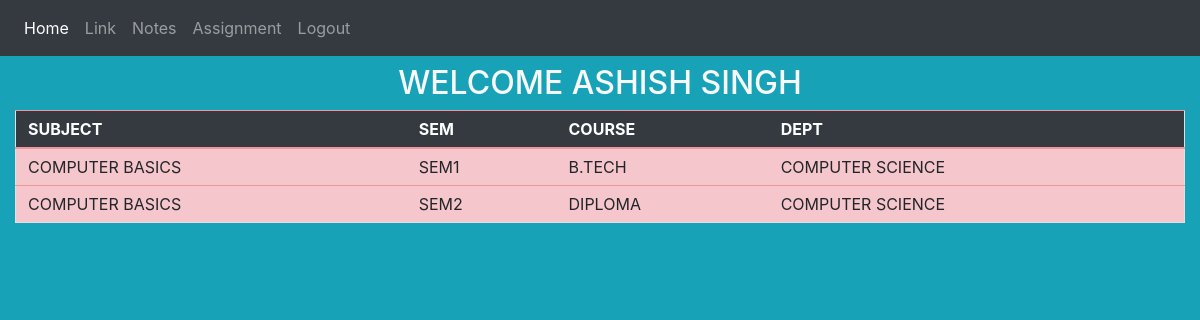
Page /dean/welcome.php (signed in) on the committed database.
### tables this page shows
CREATE TABLE `SUBJECT_TABLE` (
  `sub_id` int(11) NOT NULL,
  `sem_id` int(11) NOT NULL,
  `subject` varchar(100) NOT NULL,
  `professor` varchar(100) NOT NULL,
  `prof_userid` varchar(100) NOT NULL
);

CREATE TABLE `SEMESTER` (
  `sem_id` int(11) NOT NULL,
  `course_id` int(11) NOT NULL,
  `sem` varchar(100) NOT NULL
);

CREATE TABLE `COURSE` (
  `course_id` int(11) NOT NULL,
  `dept_id` int(11) NOT NULL,
  `course` varchar(50) NOT NULL
);

CREATE TABLE `DEPT_LIST` (
  `dept_id` int(11) NOT NULL,
  `faculty` varchar(100) NOT NULL,
  `dept` varchar(50) NOT NULL
);

### dean/welcome.php (the view, shortened to what this page needs)
<?php
 include('session.php');
?>
<html>
<head>
    <link rel="stylesheet" href="https://stackpath.bootstrapcdn.com/bootstrap/4.3.1/css/bootstrap.min.css">
    <link rel="stylesheet" href="../css/teacher_index.css">
</head>
<body class="bg-info">
    <nav class="navbar navbar-expand-sm sticky-top navbar-dark bg-dark">
        <div class="collapse navbar-collapse" id="navbarSupportedContent">
            <ul class="navbar-nav mr-auto">
                <li class="nav-item active">
                    <a class="nav-link" href="welcome.php">Home <span class="sr-only">(current)</span></a>
                </li>
                <li class="nav-item">
                    <a class="nav-link" href="subjects.php">Link</a>
                </li>
                <li class="nav-item">
                    <a class="nav-link" href="subjectnotes.php">Notes</a>
                </li>
                <li class="nav-item">
                    <a class="nav-link" href="assignment.php">Assignment</a>
                </li>
                <li class="nav-item">
                    <a class="nav-link" href="logout.php"">Logout</a>
                </li>
            </ul>
        </div>
    </nav>
    <div class="container-fluid">
        <div class="container text-center font-weight-bold mt-2 mb-1">
            <h2 class="text-light">
                WELCOME <?php echo $_SESSION['username']; ?>
            </h2>
        </div>
        <?php
            $profuserid=$_SESSION['userid'];
            $sub_sql = "SELECT * FROM SUBJECT_TABLE WHERE prof_userid='$profuserid' ";
            $sub_res = mysqli_query($conn, $sub_sql);
        ?>
        <table class="table table-danger" style="width:100%;">
            <thead class="table-dark">
                <tr class="border">
                    <th class="py-2">SUBJECT</th>
                    <th class="py-2">SEM</th>
                    <th class="py-2">COURSE</th>
                    <th class="py-2">DEPT</th>
                </tr>
            </thead>
            <tbody>
                <?php
                    while($row = mysqli_fetch_assoc($sub_res)){
                ?>
                <tr class="border">
                    <td class="py-2"><?php echo $row['subject']; ?></td>
                    <?php
                        $sem_id = $row['sem_id'];
                        $sem_sql = "SELECT * FROM SEMESTER WHERE sem_id='$sem_id' ";
                        $sem_res = mysqli_query($conn, $sem_sql);
                        while($sem_row = mysqli_fetch_assoc($sem_res)){
                    ?>
                    <td class="py-2"><?php echo $sem_row['sem']; ?></td>
                    <?php
                        $course_id = $sem_row['course_id'];
                        $course_sql = "SELECT * FROM COURSE WHERE course_id='$course_id' ";
                        $course_res = mysqli_query($conn, $course_sql);
                        while($course_row = mysqli_fetch_assoc($course_res)){
                    ?>
                    <td class="py-2"><?php echo $course_row['course']; ?></td>
                    <?php
                        $dept_id = $course_row['dept_id'];
                        $dept_sql = "SELECT * FROM DEPT_LIST WHERE dept_id='$dept_id' ";
                        $dept_res = mysqli_query($conn, $dept_sql);
                        while($dept_row = mysqli_fetch_assoc($dept_res)){
                    ?>
                    <td class="py-2"><?php echo $dept_row['dept']; ?></td>
                    <?php
                        }
                    ?>
                    <?php
                        }
                    ?>
                    <?php
                        }
                    ?>
                </tr>
                <?php
                    }
                ?>
            </tbody>
        </table>
   </div>
</body>
</html>

### rows in the picture
subject_table: subject "COMPUTER BASICS"
semester: sem "SEM1"
course: course "B.TECH"
dept_list: dept "COMPUTER SCIENCE"
subject_table: subject "COMPUTER BASICS"
semester: sem "SEM2"
course: course "DIPLOMA"

### other values in the picture
$_SESSION['username'] "ASHISH SINGH"
